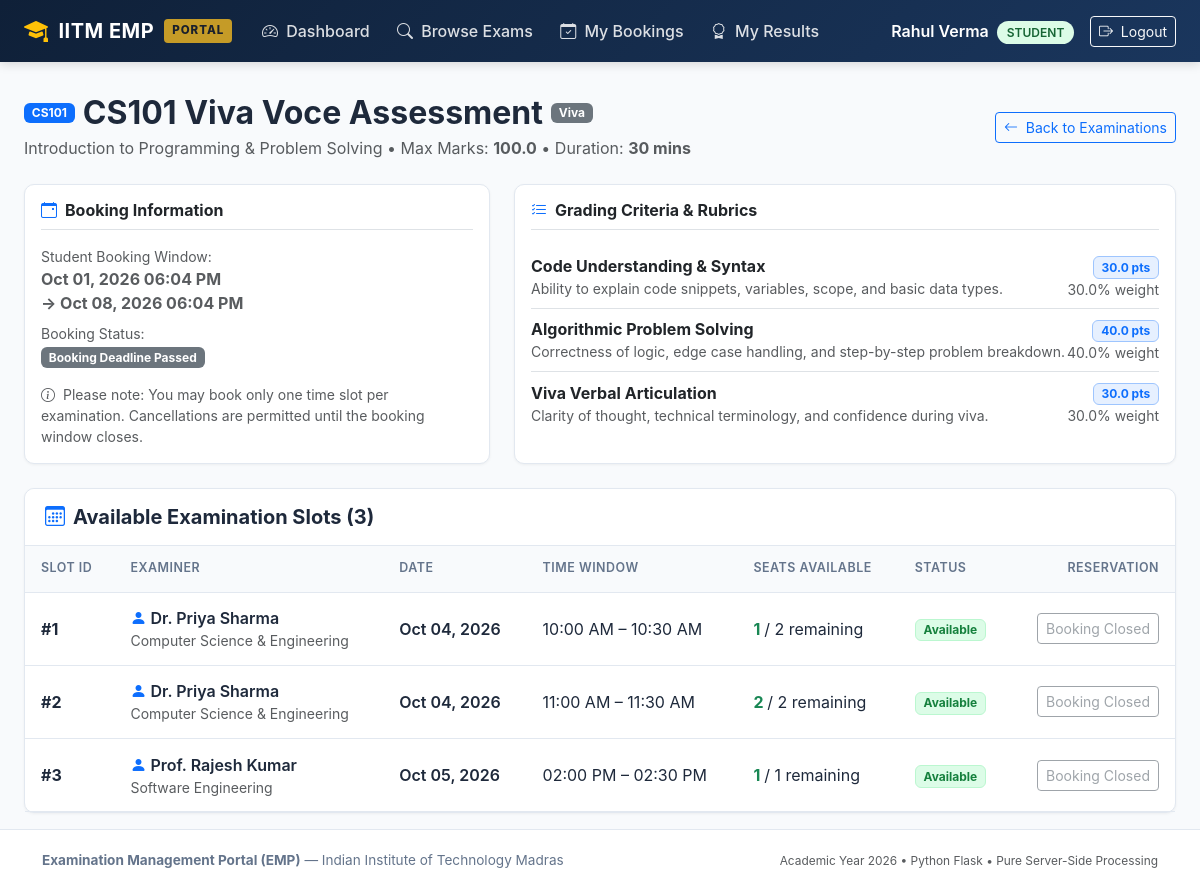
The page /student/examinations/1 (signed in) on the database as committed earlier.
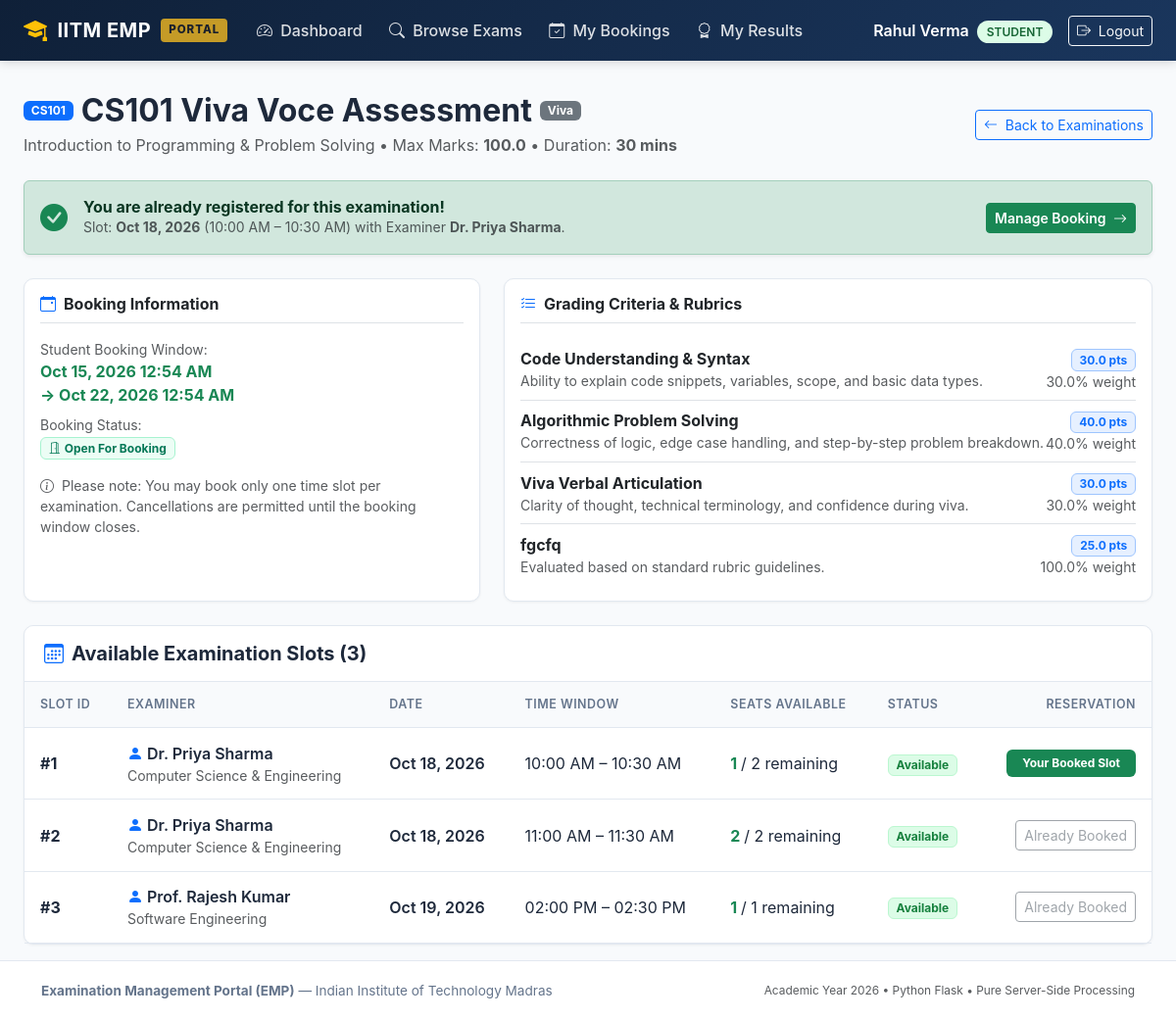
The same page on the database as committed later.
### models/examination.py (models this page shows, shortened)
class Examination(db.Model):
    __tablename__ = 'examinations'
    exam_id = db.Column(db.Integer, primary_key=True, autoincrement=True)
    course_id = db.Column(db.Integer, db.ForeignKey('courses.course_id', ondelete='CASCADE'), nullable=False)
    examination_name = db.Column(db.String(200), nullable=False)
    examination_type = db.Column(db.String(50), nullable=False)
    duration = db.Column(db.Integer, nullable=False, default=30)
    maximum_marks = db.Column(db.Float, nullable=False, default=100.0)
    slot_creation_start = db.Column(db.DateTime, nullable=False)
    slot_creation_end = db.Column(db.DateTime, nullable=False)
    slot_booking_start = db.Column(db.DateTime, nullable=False)
    slot_booking_end = db.Column(db.DateTime, nullable=False)
    status = db.Column(db.String(30), nullable=False, default='Draft')
    course = db.relationship('Course', back_populates='examinations')
    rubrics = db.relationship('Rubric', back_populates='examination', cascade='all, delete-orphan')
    slots = db.relationship('ExaminationSlot', back_populates='examination', cascade='all, delete-orphan')

### models/rubric.py (models this page shows, shortened)
class Rubric(db.Model):
    __tablename__ = 'rubrics'
    rubric_id = db.Column(db.Integer, primary_key=True, autoincrement=True)
    examination_id = db.Column(db.Integer, db.ForeignKey('examinations.exam_id', ondelete='CASCADE'), nullable=False)
    criterion_name = db.Column(db.String(200), nullable=False)
    maximum_marks = db.Column(db.Float, nullable=False)
    weightage = db.Column(db.Float, nullable=False, default=100.0)
    description = db.Column(db.Text, nullable=True)
    examination = db.relationship('Examination', back_populates='rubrics')
    evaluations = db.relationship('Evaluation', back_populates='rubric', cascade='all, delete-orphan')

### models/slot.py (models this page shows, shortened)
class ExaminationSlot(db.Model):
    __tablename__ = 'examination_slots'
    slot_id = db.Column(db.Integer, primary_key=True, autoincrement=True)
    examination_id = db.Column(db.Integer, db.ForeignKey('examinations.exam_id', ondelete='CASCADE'), nullable=False)
    examiner_id = db.Column(db.Integer, db.ForeignKey('users.id', ondelete='CASCADE'), nullable=False)
    date = db.Column(db.Date, nullable=False)
    start_time = db.Column(db.Time, nullable=False)
    end_time = db.Column(db.Time, nullable=False)
    maximum_student_capacity = db.Column(db.Integer, nullable=False, default=1)
    available_seats = db.Column(db.Integer, nullable=False, default=1)
    status = db.Column(db.String(30), nullable=False, default='Available')
    examination = db.relationship('Examination', back_populates='slots')
    examiner = db.relationship('User', back_populates='slots', foreign_keys=[examiner_id])
    bookings = db.relationship('Booking', back_populates='slot', cascade='all, delete-orphan')

### models/user.py (models this page shows, shortened)
class User(UserMixin, db.Model):
    __tablename__ = 'users'
    id = db.Column(db.Integer, primary_key=True, autoincrement=True)
    name = db.Column(db.String(150), nullable=False)
    email = db.Column(db.String(150), unique=True, nullable=False, index=True)
    password_hash = db.Column(db.String(256), nullable=False)
    role = db.Column(db.String(20), nullable=False)
    status = db.Column(db.String(20), nullable=False, default='active')
    created_at = db.Column(db.DateTime, default=datetime.now, nullable=False)
    examiner_profile = db.relationship('ExaminerProfile', back_populates='user', uselist=False, cascade='all, delete-orphan')
    slots = db.relationship('ExaminationSlot', back_populates='examiner', foreign_keys='ExaminationSlot.examiner_id', cascade='all, delete-orphan')
    bookings = db.relationship('Booking', back_populates='student', foreign_keys='Booking.student_id', cascade='all, delete-orphan')

class ExaminerProfile(db.Model):
    __tablename__ = 'examiner_profiles'
    examiner_id = db.Column(db.Integer, db.ForeignKey('users.id', ondelete='CASCADE'), primary_key=True)
    name = db.Column(db.String(150), nullable=False)
    contact_details = db.Column(db.String(150), nullable=True)
    department = db.Column(db.String(150), nullable=True)
    status = db.Column(db.String(20), nullable=False, default='pending')
    user = db.relationship('User', back_populates='examiner_profile')

### routes/student.py (the view)
@student_bp.route('/examinations/<int:exam_id>')
def examination_detail(exam_id):
    now = datetime.now()
    exam = db.session.get(Examination, exam_id) or abort(404)
    rubrics = Rubric.query.filter_by(examination_id=exam_id).all()
    slots = ExaminationSlot.query.filter_by(examination_id=exam_id).order_by(
        ExaminationSlot.date.asc(), ExaminationSlot.start_time.asc()
    ).all()
    existing_booking = Booking.query.filter(
        Booking.student_id == current_user.id,
        Booking.status == 'Booked',
        Booking.slot.has(ExaminationSlot.examination_id == exam_id)
    ).first()
    is_booking_open = exam.slot_booking_start <= now <= exam.slot_booking_end
    return render_template(
        'student/examination_detail.html',
        exam=exam,
        rubrics=rubrics,
        slots=slots,
        existing_booking=existing_booking,
        is_booking_open=is_booking_open,
        now=now
    )

### routes/student.py (called while the page is built)
@student_bp.before_request
@login_required
@role_required('student')
def check_student():
    pass

### templates/student/examination_detail.html (shortened to what the changed rows need)
{% extends 'base.html' %}
{% block content %}
<div class="d-flex flex-column flex-md-row justify-content-between align-items-md-center mb-4 gap-2">
  <div>
    <div class="d-flex align-items-center gap-2 mb-1">
      <span class="badge bg-primary">{{ exam.course.course_code }}</span>
      <h2 class="fw-bold mb-0">{{ exam.examination_name }}</h2>
      <span class="badge bg-secondary">{{ exam.examination_type }}</span>
    </div>
    <p class="text-muted mb-0">{{ exam.course.course_name }} &bull; Max Marks: <strong>{{ exam.maximum_marks }}</strong> &bull; Duration: <strong>{{ exam.duration }} mins</strong></p>
  </div>
</div>
{% if existing_booking %}
<div class="alert alert-success d-flex align-items-center justify-content-between shadow-sm mb-4">
  <div class="d-flex align-items-center">
    <i class="bi bi-check-circle-fill fs-3 text-success me-3"></i>
    <div>
      <h6 class="mb-0 fw-bold">You are already registered for this examination!</h6>
      <p class="small mb-0 text-muted">
        Slot: <strong>{{ existing_booking.slot.date | date_format }}</strong> ({{ existing_booking.slot.start_time | time_format }} &ndash; {{ existing_booking.slot.end_time | time_format }}) with Examiner <strong>{{ existing_booking.slot.examiner.name }}</strong>.
      </p>
    </div>
  </div>
  <a href="{{ url_for('student.my_bookings') }}" class="btn btn-success btn-sm fw-semibold">
    Manage Booking <i class="bi bi-arrow-right ms-1"></i>
  </a>
</div>
{% endif %}
<div class="row g-4 mb-4">
  <div class="col-md-5">
    <div class="emp-card p-3 h-100">
      <div class="mb-2">
        <span class="text-muted small d-block">Student Booking Window:</span>
        <strong class="{% if is_booking_open %}text-success{% else %}text-muted{% endif %}">
          {{ exam.slot_booking_start | datetime_format }} <br>&rarr; {{ exam.slot_booking_end | datetime_format }}
        </strong>
      </div>
      <div class="mb-3">
        <span class="text-muted small d-block">Booking Status:</span>
        {% if is_booking_open %}
          <span class="badge badge-status-open"><i class="bi bi-door-open me-1"></i>Open For Booking</span>
        {% elif now < exam.slot_booking_start %}
          <span class="badge bg-secondary">Booking Not Yet Started</span>
        {% else %}
          <span class="badge bg-secondary">Booking Deadline Passed</span>
        {% endif %}
      </div>
    </div>
  </div>
  <div class="col-md-7">
    <div class="emp-card p-3 h-100">
      {% if rubrics %}
        <div class="list-group list-group-flush">
          {% for r in rubrics %}
            <div class="list-group-item px-0 py-2 d-flex justify-content-between align-items-center">
              <div>
                <strong class="text-dark">{{ r.criterion_name }}</strong>
                <div class="text-muted small">{{ r.description or 'Evaluated based on standard rubric guidelines.' }}</div>
              </div>
              <div class="text-end">
                <span class="badge bg-primary bg-opacity-10 text-primary border border-primary-subtle">{{ r.maximum_marks }} pts</span>
                <span class="small text-muted d-block">{{ r.weightage }}% weight</span>
              </div>
            </div>
          {% endfor %}
        </div>
      {% else %}
        <p class="text-muted small mb-0">Grading rubric details will be displayed once published by the academic administrator.</p>
      {% endif %}
    </div>
  </div>
</div>
<div class="emp-card">
  <div class="table-responsive">
    <table class="emp-table">
      <thead>
        <tr>
          <th>Slot ID</th>
          <th>Examiner</th>
          <th>Date</th>
          <th>Time Window</th>
          <th>Seats Available</th>
          <th>Status</th>
          <th class="text-end">Reservation</th>
        </tr>
      </thead>
      <tbody>
        {% for slot in slots %}
        <tr>
          <td class="fw-bold">#{{ slot.slot_id }}</td>
          <td>
            <div class="fw-semibold"><i class="bi bi-person-fill text-primary me-1"></i>{{ slot.examiner.name }}</div>
            <div class="text-muted small">{{ slot.examiner.examiner_profile.department if slot.examiner.examiner_profile else '' }}</div>
          </td>
          <td class="fw-semibold">{{ slot.date | date_format }}</td>
          <td>{{ slot.start_time | time_format }} &ndash; {{ slot.end_time | time_format }}</td>
          <td>
            <span class="fw-bold {% if slot.available_seats > 0 %}text-success{% else %}text-danger{% endif %}">
              {{ slot.available_seats }}
            </span> / {{ slot.maximum_student_capacity }} remaining
          </td>
          <td>
            {% if slot.status == 'Available' %}
              <span class="badge badge-status-available">Available</span>
            {% elif slot.status == 'Full' %}
              <span class="badge badge-status-full">Full</span>
            {% elif slot.status == 'Cancelled' %}
              <span class="badge badge-status-cancelled">Cancelled</span>
            {% else %}
              <span class="badge badge-status-completed">Completed</span>
            {% endif %}
          </td>
          <td class="text-end">
            {% if existing_booking %}
              {% if existing_booking.slot_id == slot.slot_id %}
                <span class="badge bg-success py-2 px-3">Your Booked Slot</span>
              {% else %}
                <button class="btn btn-sm btn-outline-secondary" disabled>Already Booked</button>
              {% endif %}
            {% else %}
              <button class="btn btn-sm btn-outline-secondary" disabled>Booking Closed</button>
            {% endif %}
          </td>
        </tr>
        {% endfor %}
      </tbody>
    </table>
  </div>
</div>
{% endblock %}

Rows that differ between the two databases and show on the page:
changed Examination "CS101 Viva Voce Assessment": slot_booking_start "Oct 01, 2026 06:04 PM" → "Oct 15, 2026 12:54 AM"; slot_booking_end "Oct 08, 2026 06:04 PM" → "Oct 22, 2026 12:54 AM"
changed ExaminationSlot "10:00 AM": slot (not shown) → "Oct 18, 2026"; slot.start_time (not shown) → "10:00 AM"; slot.end_time (not shown) → "10:30 AM"; date "Oct 04, 2026" → "Oct 18, 2026"; text "Booking Closed" → "Your Booked Slot"
now on this page (row edited): User: slot.examiner.name "Dr. Priya Sharma"
added Rubric: criterion_name "fgcfq", description "Evaluated based on standard rubric guidelines.", maximum_marks "25.0", weightage "100.0"
changed ExaminationSlot "11:00 AM": date "Oct 04, 2026" → "Oct 18, 2026"; text "Booking Closed" → "Already Booked"
changed ExaminationSlot "02:00 PM": date "Oct 05, 2026" → "Oct 19, 2026"; text "Booking Closed" → "Already Booked"
Other text that changed with them:
text no longer shown: "Booking Deadline Passed"
text now shown: "You are already registered for this examination! Slot: ( – ) with Examiner . Manage Booking Open For Booking"
